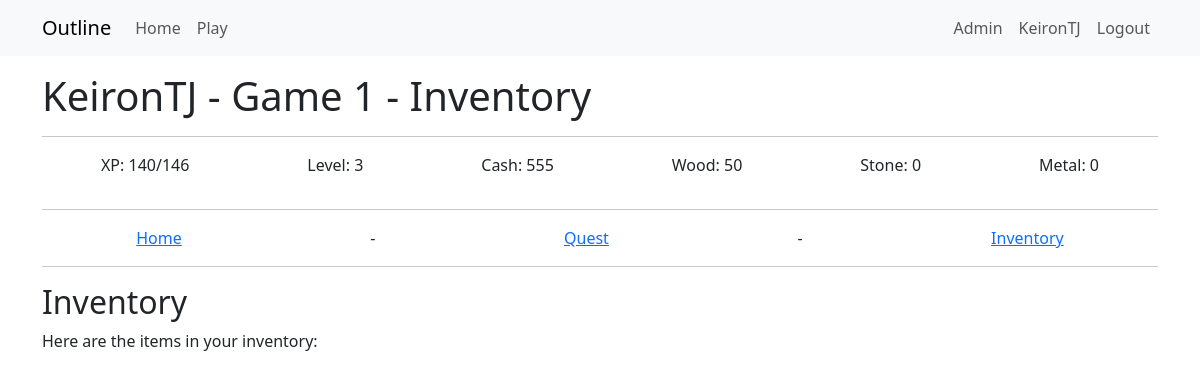
Before: /building_inventory/1 (signed in) with the older database file.
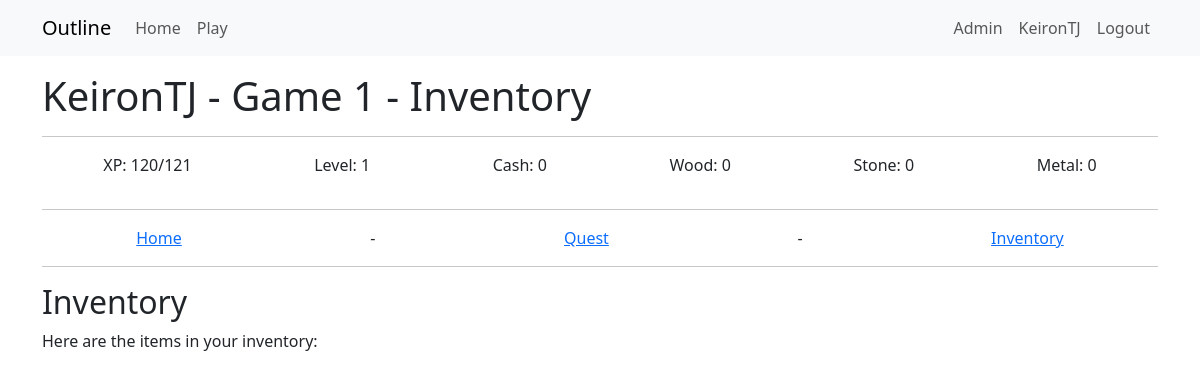
After: the same page with the newer database file.
### app/models.py (models this page shows)
class Game(db.Model):
    __tablename__ = 'game'
    id = db.Column(db.Integer, primary_key=True)
    user_id = db.Column(db.Integer, db.ForeignKey('user.id'), nullable=False)
    game_name = db.Column(db.String(64))
    game_exists = db.Column(db.Boolean, default=True)
    entry_date = db.Column(db.DateTime, default=datetime.now(timezone.utc))
    xp = db.Column(db.Integer, default=0)
    level = db.Column(db.Integer, default=0)
    cash = db.Column(db.Integer, default=0)
    wood = db.Column(db.Integer, default=0)
    stone = db.Column(db.Integer, default=0)
    metal = db.Column(db.Integer, default=0)
    next_level_xp_required = db.Column(db.Integer, default=110)
    user = db.relationship("User", back_populates="game")
    inventories = db.relationship("InventoryUser", back_populates="game")
    quest_progress = db.relationship("QuestProgress", back_populates="game")
    building_progress = db.relationship("BuildingProgress", back_populates="game")
    resource_logs = db.relationship("ResourceLog", back_populates="game")
    hero_progress = db.relationship("HeroProgress", back_populates="game")
    hero_slots = db.relationship("HeroSlots", back_populates="game")

### app/game/routes.py (the view)
@bp.route('/building_inventory/<game_id>', methods=['GET', 'POST'])
@login_required
def building_inventory(game_id):
    game = g.game  # Optimized query
    userinventories = InventoryUser.query.filter_by(game_id=game_id).all()
    return render_template("game/buildings/building_inventory.html",
                           title='Inventory',
                            game=game,
                            userinventories=userinventories)

### app/game/__init__.py (called while the page is built)
@bp.before_app_request
def before_request():
    load_game()

### app/game/context_processor.py (called while the page is built)
def load_game():
    if current_user.is_authenticated:
        game_id = current_user.activegame
        if game_id:
            g.game = Game.query.get(game_id)
        else:
            g.game = None
    else:
        g.game = None

### app/models.py (called while the page is built)
@login.user_loader
def load_user(id):
    return db.session.get(User, int(id))

    def is_admin(self):
        return 'admin' in [role.name for role in self.role]

### app/templates/game/buildings/building_inventory.html (shortened to what this page needs)
{% extends "game/game_base.html" %}
{% block content2 %}
<div>
    <h2>Inventory</h2>
    <p>Here are the items in your inventory:</p>
</div>
{% endblock content2 %}

### app/templates/game/game_base.html (shortened to what this page needs)
{% extends "base.html" %}
{% block content %}
<h1>  {{ game.user.username }} - {{ game.game_name }} - {{ title }}  </h1>
<hr>
<div style="display: flex; justify-content: space-around;">
    <p>XP: {{ game.xp }}/{{game.next_level_xp_required}}</p>
    <p>Level: {{ game.level}}</p>
    <p>Cash: {{ game.cash }}</p>
    <p>Wood: {{ game.wood }}</p>
    <p>Stone: {{ game.stone }}</p>
    <p>Metal: {{ game.metal }}</p>
</div>
<hr>
<div style="display: flex; justify-content: space-around;">
    <a href="{{ url_for('game.play', game_id=game.id) }}">Home</a> -
    {% for building in game.building_progress %}
       {% if building.building.id == 1 %}
            <a href="{{ url_for('game.building_quests', building_progress_id=building.id) }}">Quest</a> -
       {% endif %}
    {% endfor %}
    <a href="{{ url_for('game.building_inventory', game_id=game.id) }}"> Inventory </a>
</div>
<hr>
{% block content2 %}  {% endblock content2 %}
{% endblock content %}

Changed rows visible on the page:
changed Game "Game 1": xp "140" → "120"; next_level_xp_required "146" → "121"; level "3" → "1"; cash "555" → "0"; wood "50" → "0"
